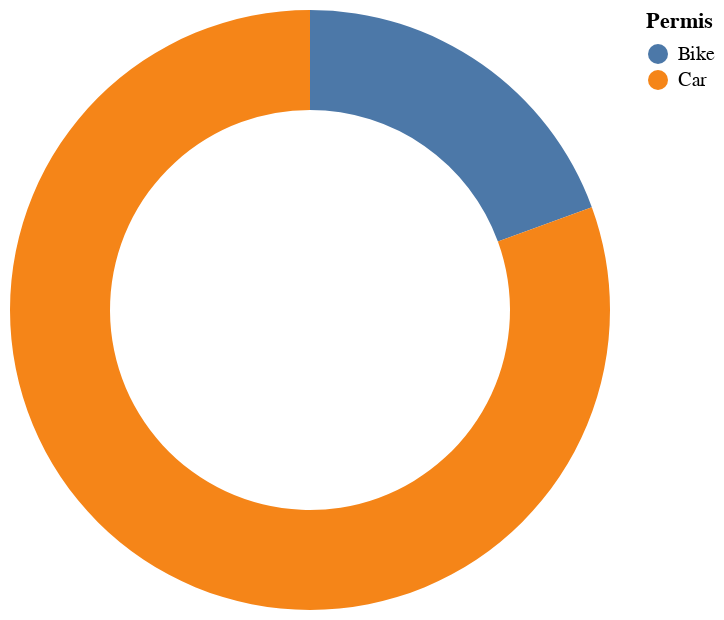

The notebook cell this image was saved under:
### Code cell
res_[1]

### Figure 1 — Vega-Lite specification as saved in the notebook (floating-point values rounded to 4 significant figures)
{"config": {"view": {"continuousWidth": 300, "continuousHeight": 300}}, "data": {"name": "data-5be529156f9dfd4259ec4d28fda2e734"}, "mark": {"type": "arc", "innerRadius": 100}, "encoding": {"color": {"field": "Permis", "type": "nominal"}, "text": {"field": "percentage", "format": ".2f"}, "theta": {"field": "distance_tot", "type": "quantitative"}}, "$schema": "https://vega.github.io/schema/vega-lite/v5.16.3.json", "datasets": {"data-5be529156f9dfd4259ec4d28fda2e734": [{"Permis": "Bike", "distance_tot": 43850.0, "percentage": 19.43}, {"Permis": "Car", "distance_tot": 181800.0, "percentage": 80.57}]}}
